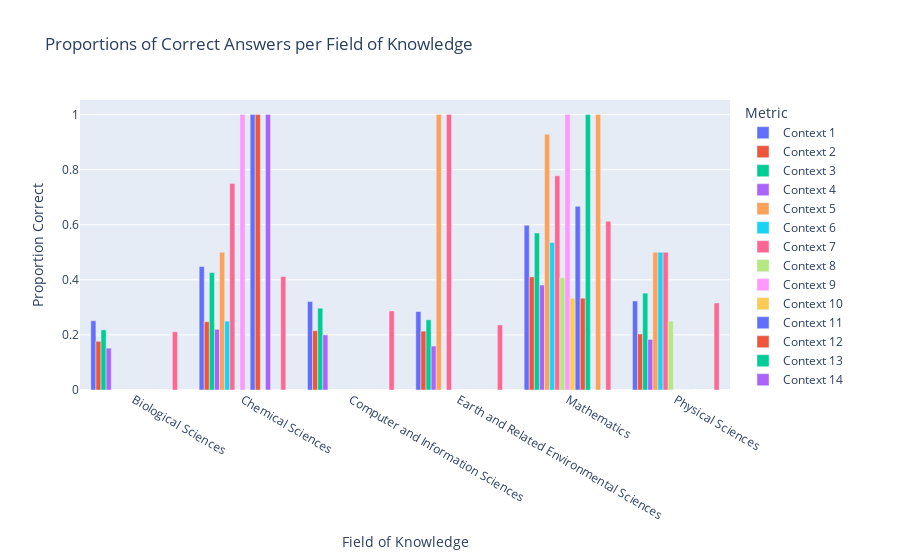

The code cell stored with this chart in its notebook:
### Code cell
# Melt the DataFrame for plotting
results_melted = results.melt(id_vars=field_type, value_vars=results.columns, var_name="Metric", value_name="Proportion")

# Create the bar chart
fig = px.bar(
    results_melted,
    x=field_type,
    y="Proportion",
    color="Metric",
    barmode="group",
    title="Proportions of Correct Answers per Field of Knowledge",
    labels={field_type: "Field of Knowledge", "Proportion": "Proportion Correct"},
)

# Show the figure
fig.show()

### Figure 1 — Plotly figure (JSON) as saved in the notebook; plotly's stock layout.template omitted (floating-point values rounded to 4 significant figures)
{"data": [{"alignmentgroup": "True", "hovertemplate": "Metric=Context 1<br>Field of Knowledge=%{x}<br>Proportion Correct=%{y}<extra></extra>", "legendgroup": "Context 1", "marker": {"color": "#636efa", "pattern": {"shape": ""}}, "name": "Context 1", "offsetgroup": "Context 1", "orientation": "v", "showlegend": true, "textposition": "auto", "type": "bar", "x": ["Biological Sciences", "Chemical Sciences", "Computer and Information Sciences", "Earth and Related Environmental Sciences", "Mathematics", "Physical Sciences"], "xaxis": "x", "y": [0.2514, 0.4482, 0.3212, 0.2847, 0.5984, 0.3231], "yaxis": "y"}, {"alignmentgroup": "True", "hovertemplate": "Metric=Context 2<br>Field of Knowledge=%{x}<br>Proportion Correct=%{y}<extra></extra>", "legendgroup": "Context 2", "marker": {"color": "#EF553B", "pattern": {"shape": ""}}, "name": "Context 2", "offsetgroup": "Context 2", "orientation": "v", "showlegend": true, "textposition": "auto", "type": "bar", "x": ["Biological Sciences", "Chemical Sciences", "Computer and Information Sciences", "Earth and Related Environmental Sciences", "Mathematics", "Physical Sciences"], "xaxis": "x", "y": [0.1768, 0.2478, 0.2152, 0.2135, 0.4106, 0.2033], "yaxis": "y"}, {"alignmentgroup": "True", "hovertemplate": "Metric=Context 3<br>Field of Knowledge=%{x}<br>Proportion Correct=%{y}<extra></extra>", "legendgroup": "Context 3", "marker": {"color": "#00cc96", "pattern": {"shape": ""}}, "name": "Context 3", "offsetgroup": "Context 3", "orientation": "v", "showlegend": true, "textposition": "auto", "type": "bar", "x": ["Biological Sciences", "Chemical Sciences", "Computer and Information Sciences", "Earth and Related Environmental Sciences", "Mathematics", "Physical Sciences"], "xaxis": "x", "y": [0.2182, 0.4262, 0.2969, 0.2549, 0.5698, 0.3516], "yaxis": "y"}, {"alignmentgroup": "True", "hovertemplate": "Metric=Context 4<br>Field of Knowledge=%{x}<br>Proportion Correct=%{y}<extra></extra>", "legendgroup": "Context 4", "marker": {"color": "#ab63fa", "pattern": {"shape": ""}}, "name": "Context 4", "offsetgroup": "Context 4", "orientation": "v", "showlegend": true, "textposition": "auto", "type": "bar", "x": ["Biological Sciences", "Chemical Sciences", "Computer and Information Sciences", "Earth and Related Environmental Sciences", "Mathematics", "Physical Sciences"], "xaxis": "x", "y": [0.1519, 0.2203, 0.1998, 0.1596, 0.381, 0.1835], "yaxis": "y"}, {"alignmentgroup": "True", "hovertemplate": "Metric=Context 5<br>Field of Knowledge=%{x}<br>Proportion Correct=%{y}<extra></extra>", "legendgroup": "Context 5", "marker": {"color": "#FFA15A", "pattern": {"shape": ""}}, "name": "Context 5", "offsetgroup": "Context 5", "orientation": "v", "showlegend": true, "textposition": "auto", "type": "bar", "x": ["Biological Sciences", "Chemical Sciences", "Computer and Information Sciences", "Earth and Related Environmental Sciences", "Mathematics", "Physical Sciences"], "xaxis": "x", "y": [null, 0.5, null, 1, 0.9286, 0.5], "yaxis": "y"}, {"alignmentgroup": "True", "hovertemplate": "Metric=Context 6<br>Field of Knowledge=%{x}<br>Proportion Correct=%{y}<extra></extra>", "legendgroup": "Context 6", "marker": {"color": "#19d3f3", "pattern": {"shape": ""}}, "name": "Context 6", "offsetgroup": "Context 6", "orientation": "v", "showlegend": true, "textposition": "auto", "type": "bar", "x": ["Biological Sciences", "Chemical Sciences", "Computer and Information Sciences", "Earth and Related Environmental Sciences", "Mathematics", "Physical Sciences"], "xaxis": "x", "y": [null, 0.25, null, 0, 0.5357, 0.5], "yaxis": "y"}, {"alignmentgroup": "True", "hovertemplate": "Metric=Context 7<br>Field of Knowledge=%{x}<br>Proportion Correct=%{y}<extra></extra>", "legendgroup": "Context 7", "marker": {"color": "#FF6692", "pattern": {"shape": ""}}, "name": "Context 7", "offsetgroup": "Context 7", "orientation": "v", "showlegend": true, "textposition": "auto", "type": "bar", "x": ["Biological Sciences", "Chemical Sciences", "Computer and Information Sciences", "Earth and Related Environmental Sciences", "Mathematics", "Physical Sciences"], "xaxis": "x", "y": [null, 0.75, null, 1, 0.7778, 0.5], "yaxis": "y"}, {"alignmentgroup": "True", "hovertemplate": "Metric=Context 8<br>Field of Knowledge=%{x}<br>Proportion Correct=%{y}<extra></extra>", "legendgroup": "Context 8", "marker": {"color": "#B6E880", "pattern": {"shape": ""}}, "name": "Context 8", "offsetgroup": "Context 8", "orientation": "v", "showlegend": true, "textposition": "auto", "type": "bar", "x": ["Biological Sciences", "Chemical Sciences", "Computer and Information Sciences", "Earth and Related Environmental Sciences", "Mathematics", "Physical Sciences"], "xaxis": "x", "y": [null, 0, null, 0, 0.4074, 0.25], "yaxis": "y"}, {"alignmentgroup": "True", "hovertemplate": "Metric=Context 9<br>Field of Knowledge=%{x}<br>Proportion Correct=%{y}<extra></extra>", "legendgroup": "Context 9", "marker": {"color": "#FF97FF", "pattern": {"shape": ""}}, "name": "Context 9", "offsetgroup": "Context 9", "orientation": "v", "showlegend": true, "textposition": "auto", "type": "bar", "x": ["Biological Sciences", "Chemical Sciences", "Computer and Information Sciences", "Earth and Related Environmental Sciences", "Mathematics", "Physical Sciences"], "xaxis": "x", "y": [null, 1, null, null, 1, 0], "yaxis": "y"}, {"alignmentgroup": "True", "hovertemplate": "Metric=Context 10<br>Field of Knowledge=%{x}<br>Proportion Correct=%{y}<extra></extra>", "legendgroup": "Context 10", "marker": {"color": "#FECB52", "pattern": {"shape": ""}}, "name": "Context 10", "offsetgroup": "Context 10", "orientation": "v", "showlegend": true, "textposition": "auto", "type": "bar", "x": ["Biological Sciences", "Chemical Sciences", "Computer and Information Sciences", "Earth and Related Environmental Sciences", "Mathematics", "Physical Sciences"], "xaxis": "x", "y": [null, 0, null, null, 0.3333, 0], "yaxis": "y"}, {"alignmentgroup": "True", "hovertemplate": "Metric=Context 11<br>Field of Knowledge=%{x}<br>Proportion Correct=%{y}<extra></extra>", "legendgroup": "Context 11", "marker": {"color": "#636efa", "pattern": {"shape": ""}}, "name": "Context 11", "offsetgroup": "Context 11", "orientation": "v", "showlegend": true, "textposition": "auto", "type": "bar", "x": ["Biological Sciences", "Chemical Sciences", "Computer and Information Sciences", "Earth and Related Environmental Sciences", "Mathematics", "Physical Sciences"], "xaxis": "x", "y": [null, 1, null, null, 0.6667, 0], "yaxis": "y"}, {"alignmentgroup": "True", "hovertemplate": "Metric=Context 12<br>Field of Knowledge=%{x}<br>Proportion Correct=%{y}<extra></extra>", "legendgroup": "Context 12", "marker": {"color": "#EF553B", "pattern": {"shape": ""}}, "name": "Context 12", "offsetgroup": "Context 12", "orientation": "v", "showlegend": true, "textposition": "auto", "type": "bar", "x": ["Biological Sciences", "Chemical Sciences", "Computer and Information Sciences", "Earth and Related Environmental Sciences", "Mathematics", "Physical Sciences"], "xaxis": "x", "y": [null, 1, null, null, 0.3333, 0], "yaxis": "y"}, {"alignmentgroup": "True", "hovertemplate": "Metric=Context 13<br>Field of Knowledge=%{x}<br>Proportion Correct=%{y}<extra></extra>", "legendgroup": "Context 13", "marker": {"color": "#00cc96", "pattern": {"shape": ""}}, "name": "Context 13", "offsetgroup": "Context 13", "orientation": "v", "showlegend": true, "textposition": "auto", "type": "bar", "x": ["Biological Sciences", "Chemical Sciences", "Computer and Information Sciences", "Earth and Related Environmental Sciences", "Mathematics", "Physical Sciences"], "xaxis": "x", "y": [null, 0, null, null, 1, null], "yaxis": "y"}, {"alignmentgroup": "True", "hovertemplate": "Metric=Context 14<br>Field of Knowledge=%{x}<br>Proportion Correct=%{y}<extra></extra>", "legendgroup": "Context 14", "marker": {"color": "#ab63fa", "pattern": {"shape": ""}}, "name": "Context 14", "offsetgroup": "Context 14", "orientation": "v", "showlegend": true, "textposition": "auto", "type": "bar", "x": ["Biological Sciences", "Chemical Sciences", "Computer and Information Sciences", "Earth and Related Environmental Sciences", "Mathematics", "Physical Sciences"], "xaxis": "x", "y": [null, 1, null, null, 0, null], "yaxis": "y"}, {"alignmentgroup": "True", "hovertemplate": "Metric=Context 15<br>Field of Knowledge=%{x}<br>Proportion Correct=%{y}<extra></extra>", "legendgroup": "Context 15", "marker": {"color": "#FFA15A", "pattern": {"shape": ""}}, "name": "Context 15", "offsetgroup": "Context 15", "orientation": "v", "showlegend": true, "textposition": "auto", "type": "bar", "x": ["Biological Sciences", "Chemical Sciences", "Computer and Information Sciences", "Earth and Related Environmental Sciences", "Mathematics", "Physical Sciences"], "xaxis": "x", "y": [null, 0, null, null, 1, null], "yaxis": "y"}, {"alignmentgroup": "True", "hovertemplate": "Metric=Context 16<br>Field of Knowledge=%{x}<br>Proportion Correct=%{y}<extra></extra>", "legendgroup": "Context 16", "marker": {"color": "#19d3f3", "pattern": {"shape": ""}}, "name": "Context 16", "offsetgroup": "Context 16", "orientation": "v", "showlegend": true, "textposition": "auto", "type": "bar", "x": ["Biological Sciences", "Chemical Sciences", "Computer and Information Sciences", "Earth and Related Environmental Sciences", "Mathematics", "Physical Sciences"], "xaxis": "x", "y": [null, 0, null, null, 0, null], "yaxis": "y"}, {"alignmentgroup": "True", "hovertemplate": "Metric=No Context Match<br>Field of Knowledge=%{x}<br>Proportion Correct=%{y}<extra></extra>", "legendgroup": "No Context Match", "marker": {"color": "#FF6692", "pattern": {"shape": ""}}, "name": "No Context Match", "offsetgroup": "No Context Match", "orientation": "v", "showlegend": true, "textposition": "auto", "type": "bar", "x": ["Biological Sciences", "Chemical Sciences", "Computer and Information Sciences", "Earth and Related Environmental Sciences", "Mathematics", "Physical Sciences"], "xaxis": "x", "y": [0.2113, 0.4119, 0.287, 0.2362, 0.6127, 0.3158], "yaxis": "y"}], "layout": {"barmode": "group", "legend": {"title": {"text": "Metric"}, "tracegroupgap": 0}, "title": {"text": "Proportions of Correct Answers per Field of Knowledge"}, "xaxis": {"anchor": "y", "domain": [0, 1], "title": {"text": "Field of Knowledge"}}, "yaxis": {"anchor": "x", "domain": [0, 1], "title": {"text": "Proportion Correct"}}}}
